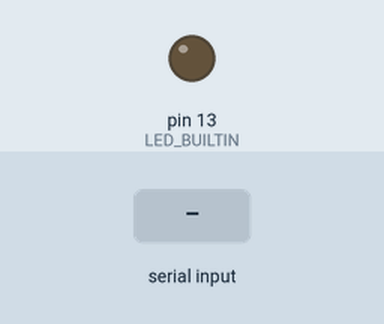
This sketch was run on a simulated Arduino Uno, built with avr-gcc and run on an emulated ATmega328P. On the bench: output pins drawn as LEDs (lit = HIGH). Inputs (shaded band) come from the test bench.

Above: at 1.2 s.
1.3 s: byte 1 (1) received over Serial
At 2.0 s:
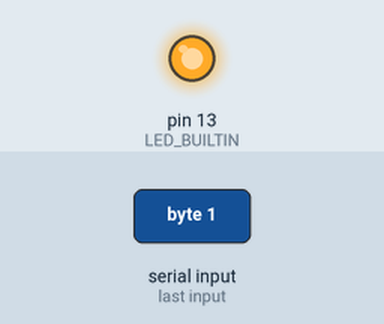
2.8 s: "1" received over Serial
At 3.1 s:
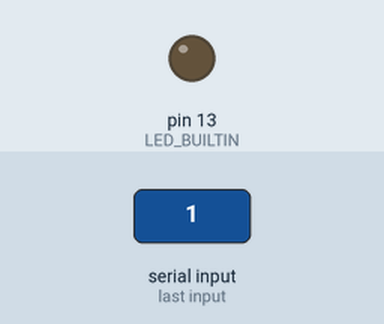
Timing chart, 0 to 5.8 s (numbered marks = the images above; inputs shaded):
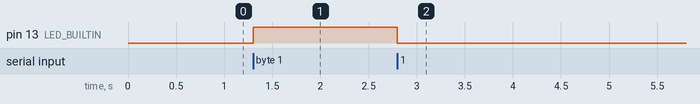

The sketch:

arduino_sketch.ino
```cpp
#define led_pin LED_BUILTIN
void setup() {
  pinMode(LED_BUILTIN, OUTPUT);
  Serial.begin(9600);
  while (!Serial) {
    ; // is attesa della connessione seriale
  }
}

void loop() {
  if (Serial.available() > 0) {
    byte incomingByte = 0;
    incomingByte = Serial.read();
    if (incomingByte != -1)
    {
      if (incomingByte == 1)
      {
        digitalWrite(LED_BUILTIN, HIGH);
      }else
      {
        digitalWrite(LED_BUILTIN, LOW);
      }
    }
  }
}
```

Measured:
- after the input at 1.3 s, pin 13 (LED_BUILTIN): LOW → HIGH at once
- after the input at 2.8 s, pin 13 (LED_BUILTIN): HIGH → LOW at once
